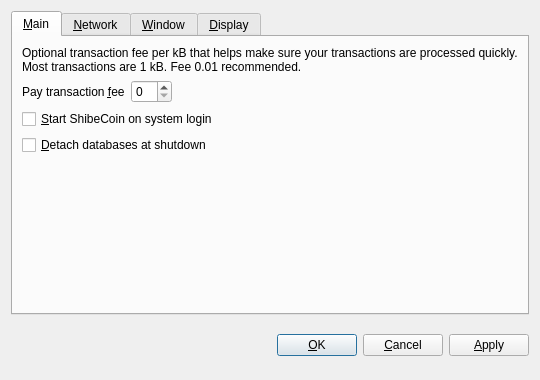
<?xml version="1.0" encoding="UTF-8"?>
<ui version="4.0">
 <class>OptionsDialog</class>
 <widget class="QDialog" name="OptionsDialog">
  <property name="geometry">
   <rect>
    <x>0</x>
    <y>0</y>
    <width>540</width>
    <height>380</height>
   </rect>
  </property>
  <property name="windowTitle">
   <string>Options</string>
  </property>
  <property name="modal">
   <bool>true</bool>
  </property>
  <layout class="QVBoxLayout" name="verticalLayout">
   <item>
    <widget class="QTabWidget" name="tabWidget">
     <property name="tabPosition">
      <enum>QTabWidget::North</enum>
     </property>
     <property name="currentIndex">
      <number>0</number>
     </property>
     <widget class="QWidget" name="tabMain">
      <attribute name="title">
       <string>&amp;Main</string>
      </attribute>
      <layout class="QVBoxLayout" name="verticalLayout_Main">
       <item>
        <widget class="QLabel" name="transactionFeeInfoLabel">
         <property name="text">
          <string>Optional transaction fee per kB that helps make sure your transactions are processed quickly. Most transactions are 1 kB. Fee 0.01 recommended.</string>
         </property>
         <property name="textFormat">
          <enum>Qt::PlainText</enum>
         </property>
         <property name="wordWrap">
          <bool>true</bool>
         </property>
        </widget>
       </item>
       <item>
        <layout class="QHBoxLayout" name="horizontalLayout_Main">
         <item>
          <widget class="QLabel" name="transactionFeeLabel">
           <property name="text">
            <string>Pay transaction &amp;fee</string>
           </property>
           <property name="textFormat">
            <enum>Qt::PlainText</enum>
           </property>
           <property name="buddy">
            <cstring>transactionFee</cstring>
           </property>
          </widget>
         </item>
         <item>
          <widget class="BitcoinAmountField" name="transactionFee"/>
         </item>
         <item>
          <spacer name="horizontalSpacer_Main">
           <property name="orientation">
            <enum>Qt::Horizontal</enum>
           </property>
           <property name="sizeHint" stdset="0">
            <size>
             <width>40</width>
             <height>20</height>
            </size>
           </property>
          </spacer>
         </item>
        </layout>
       </item>
       <item>
        <widget class="QCheckBox" name="bitcoinAtStartup">
         <property name="toolTip">
          <string>Automatically start ShibeCoin after logging in to the system.</string>
         </property>
         <property name="text">
          <string>&amp;Start ShibeCoin on system login</string>
         </property>
        </widget>
       </item>
       <item>
        <widget class="QCheckBox" name="detachDatabases">
         <property name="toolTip">
          <string>Detach block and address databases at shutdown. This means they can be moved to another data directory, but it slows down shutdown. The wallet is always detached.</string>
         </property>
         <property name="text">
          <string>&amp;Detach databases at shutdown</string>
         </property>
        </widget>
       </item>
       <item>
        <spacer name="verticalSpacer_Main">
         <property name="orientation">
          <enum>Qt::Vertical</enum>
         </property>
         <property name="sizeHint" stdset="0">
          <size>
           <width>20</width>
           <height>40</height>
          </size>
         </property>
        </spacer>
       </item>
      </layout>
     </widget>
     <widget class="QWidget" name="tabNetwork">
      <attribute name="title">
       <string>&amp;Network</string>
      </attribute>
      <layout class="QVBoxLayout" name="verticalLayout_Network">
       <item>
        <widget class="QCheckBox" name="mapPortUpnp">
         <property name="toolTip">
          <string>Automatically open the ShibeCoin client port on the router. This only works when your router supports UPnP and it is enabled.</string>
         </property>
         <property name="text">
          <string>Map port using &amp;UPnP</string>
         </property>
        </widget>
       </item>
       <item>
        <widget class="QCheckBox" name="connectSocks">
         <property name="toolTip">
          <string>Connect to the ShibeCoin network through a SOCKS proxy (e.g. when connecting through Tor).</string>
         </property>
         <property name="text">
          <string>&amp;Connect through SOCKS proxy:</string>
         </property>
        </widget>
       </item>
       <item>
        <layout class="QHBoxLayout" name="horizontalLayout_Network">
         <item>
          <widget class="QLabel" name="proxyIpLabel">
           <property name="text">
            <string>Proxy &amp;IP:</string>
           </property>
           <property name="textFormat">
            <enum>Qt::PlainText</enum>
           </property>
           <property name="buddy">
            <cstring>proxyIp</cstring>
           </property>
          </widget>
         </item>
         <item>
          <widget class="QValidatedLineEdit" name="proxyIp">
           <property name="maximumSize">
            <size>
             <width>140</width>
             <height>16777215</height>
            </size>
           </property>
           <property name="toolTip">
            <string>IP address of the proxy (e.g. 127.0.0.1)</string>
           </property>
          </widget>
         </item>
         <item>
          <widget class="QLabel" name="proxyPortLabel">
           <property name="text">
            <string>&amp;Port:</string>
           </property>
           <property name="textFormat">
            <enum>Qt::PlainText</enum>
           </property>
           <property name="buddy">
            <cstring>proxyPort</cstring>
           </property>
          </widget>
         </item>
         <item>
          <widget class="QLineEdit" name="proxyPort">
           <property name="maximumSize">
            <size>
             <width>55</width>
             <height>16777215</height>
            </size>
           </property>
           <property name="toolTip">
            <string>Port of the proxy (e.g. 9050)</string>
           </property>
          </widget>
         </item>
         <item>
          <widget class="QLabel" name="socksVersionLabel">
           <property name="text">
            <string>SOCKS &amp;Version:</string>
           </property>
           <property name="textFormat">
            <enum>Qt::PlainText</enum>
           </property>
           <property name="buddy">
            <cstring>socksVersion</cstring>
           </property>
          </widget>
         </item>
         <item>
          <widget class="QValueComboBox" name="socksVersion">
           <property name="toolTip">
            <string>SOCKS version of the proxy (e.g. 5)</string>
           </property>
          </widget>
         </item>
         <item>
          <spacer name="horizontalSpacer_Network">
           <property name="orientation">
            <enum>Qt::Horizontal</enum>
           </property>
           <property name="sizeHint" stdset="0">
            <size>
             <width>40</width>
             <height>20</height>
            </size>
           </property>
          </spacer>
         </item>
        </layout>
       </item>
       <item>
        <spacer name="verticalSpacer_Network">
         <property name="orientation">
          <enum>Qt::Vertical</enum>
         </property>
         <property name="sizeHint" stdset="0">
          <size>
           <width>20</width>
           <height>40</height>
          </size>
         </property>
        </spacer>
       </item>
      </layout>
     </widget>
     <widget class="QWidget" name="tabWindow">
      <attribute name="title">
       <string>&amp;Window</string>
      </attribute>
      <layout class="QVBoxLayout" name="verticalLayout_Window">
       <item>
        <widget class="QCheckBox" name="minimizeToTray">
         <property name="toolTip">
          <string>Show only a tray icon after minimizing the window.</string>
         </property>
         <property name="text">
          <string>&amp;Minimize to the tray instead of the taskbar</string>
         </property>
        </widget>
       </item>
       <item>
        <widget class="QCheckBox" name="minimizeOnClose">
         <property name="toolTip">
          <string>Minimize instead of exit the application when the window is closed. When this option is enabled, the application will be closed only after selecting Quit in the menu.</string>
         </property>
         <property name="text">
          <string>M&amp;inimize on close</string>
         </property>
        </widget>
       </item>
       <item>
        <spacer name="verticalSpacer_Window">
         <property name="orientation">
          <enum>Qt::Vertical</enum>
         </property>
         <property name="sizeHint" stdset="0">
          <size>
           <width>20</width>
           <height>40</height>
          </size>
         </property>
        </spacer>
       </item>
      </layout>
     </widget>
     <widget class="QWidget" name="tabDisplay">
      <attribute name="title">
       <string>&amp;Display</string>
      </attribute>
      <layout class="QVBoxLayout" name="verticalLayout_Display">
       <item>
        <layout class="QHBoxLayout" name="horizontalLayout_1_Display">
         <item>
          <widget class="QLabel" name="langLabel">
           <property name="text">
            <string>User Interface &amp;language:</string>
           </property>
           <property name="textFormat">
            <enum>Qt::PlainText</enum>
           </property>
           <property name="buddy">
            <cstring>lang</cstring>
           </property>
          </widget>
         </item>
         <item>
          <widget class="QValueComboBox" name="lang">
           <property name="toolTip">
            <string>The user interface language can be set here. This setting will take effect after restarting ShibeCoin.</string>
           </property>
          </widget>
         </item>
        </layout>
       </item>
       <item>
        <layout class="QHBoxLayout" name="horizontalLayout_2_Display">
         <item>
          <widget class="QLabel" name="unitLabel">
           <property name="text">
            <string>&amp;Unit to show amounts in:</string>
           </property>
           <property name="textFormat">
            <enum>Qt::PlainText</enum>
           </property>
           <property name="buddy">
            <cstring>unit</cstring>
           </property>
          </widget>
         </item>
         <item>
          <widget class="QValueComboBox" name="unit">
           <property name="toolTip">
            <string>Choose the default subdivision unit to show in the interface and when sending coins.</string>
           </property>
          </widget>
         </item>
        </layout>
       </item>
       <item>
        <widget class="QCheckBox" name="displayAddresses">
         <property name="toolTip">
          <string>Whether to show ShibeCoin addresses in the transaction list or not.</string>
         </property>
         <property name="text">
          <string>&amp;Display addresses in transaction list</string>
         </property>
        </widget>
       </item>
       <item>
        <spacer name="verticalSpacer_Display">
         <property name="orientation">
          <enum>Qt::Vertical</enum>
         </property>
         <property name="sizeHint" stdset="0">
          <size>
           <width>20</width>
           <height>40</height>
          </size>
         </property>
        </spacer>
       </item>
      </layout>
     </widget>
    </widget>
   </item>
   <item>
    <layout class="QHBoxLayout" name="horizontalLayout_Buttons">
     <item>
      <spacer name="horizontalSpacer_1">
       <property name="orientation">
        <enum>Qt::Horizontal</enum>
       </property>
       <property name="sizeHint" stdset="0">
        <size>
         <width>40</width>
         <height>48</height>
        </size>
       </property>
      </spacer>
     </item>
     <item>
      <widget class="QLabel" name="statusLabel">
       <property name="font">
        <font>
         <weight>75</weight>
         <bold>true</bold>
        </font>
       </property>
       <property name="text">
        <string/>
       </property>
       <property name="textFormat">
        <enum>Qt::PlainText</enum>
       </property>
       <property name="wordWrap">
        <bool>true</bool>
       </property>
      </widget>
     </item>
     <item>
      <spacer name="horizontalSpacer_2">
       <property name="orientation">
        <enum>Qt::Horizontal</enum>
       </property>
       <property name="sizeHint" stdset="0">
        <size>
         <width>40</width>
         <height>48</height>
        </size>
       </property>
      </spacer>
     </item>
     <item>
      <widget class="QPushButton" name="okButton">
       <property name="text">
        <string>&amp;OK</string>
       </property>
      </widget>
     </item>
     <item>
      <widget class="QPushButton" name="cancelButton">
       <property name="text">
        <string>&amp;Cancel</string>
       </property>
       <property name="autoDefault">
        <bool>false</bool>
       </property>
      </widget>
     </item>
     <item>
      <widget class="QPushButton" name="applyButton">
       <property name="text">
        <string>&amp;Apply</string>
       </property>
       <property name="autoDefault">
        <bool>false</bool>
       </property>
      </widget>
     </item>
    </layout>
   </item>
  </layout>
 </widget>
 <customwidgets>
  <customwidget>
   <class>BitcoinAmountField</class>
   <extends>QSpinBox</extends>
   <header>bitcoinamountfield.h</header>
  </customwidget>
  <customwidget>
   <class>QValueComboBox</class>
   <extends>QComboBox</extends>
   <header>qvaluecombobox.h</header>
  </customwidget>
  <customwidget>
   <class>QValidatedLineEdit</class>
   <extends>QLineEdit</extends>
   <header>qvalidatedlineedit.h</header>
  </customwidget>
 </customwidgets>
 <resources/>
 <connections/>
</ui>
